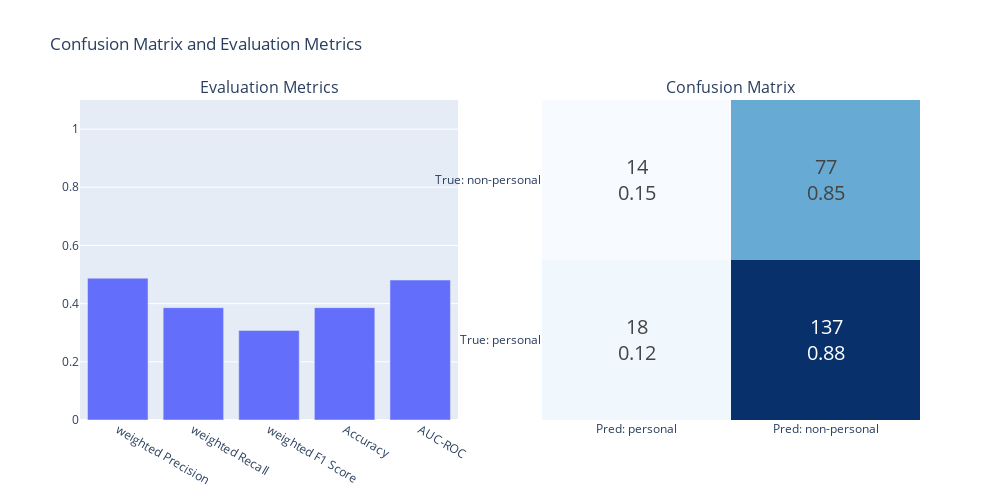

Notebook cell for this chart:
### Code cell
plot_cassed_results(true, predictions)

### Figure 1 — Plotly figure (JSON) as saved in the notebook; plotly's stock layout.template omitted (floating-point values rounded to 4 significant figures)
{"data": [{"showlegend": false, "type": "bar", "x": ["weighted Precision", "weighted Recall", "weighted F1 Score", "Accuracy", "AUC-ROC"], "xaxis": "x", "y": [0.4875, 0.3862, 0.3081, 0.3862, 0.4811], "yaxis": "y"}, {"colorscale": [[0, "rgb(247,251,255)"], [0.125, "rgb(222,235,247)"], [0.25, "rgb(198,219,239)"], [0.375, "rgb(158,202,225)"], [0.5, "rgb(107,174,214)"], [0.625, "rgb(66,146,198)"], [0.75, "rgb(33,113,181)"], [0.875, "rgb(8,81,156)"], [1, "rgb(8,48,107)"]], "showscale": false, "text": [["18<br>0.12", "137<br>0.88"], ["14<br>0.15", "77<br>0.85"]], "textfont": {"size": 20}, "texttemplate": "%{text}", "type": "heatmap", "x": ["Pred: personal", "Pred: non-personal"], "xaxis": "x2", "y": ["True: personal", "True: non-personal"], "yaxis": "y2", "z": [[18, 137], [14, 77]]}], "layout": {"annotations": [{"font": {"size": 16}, "showarrow": false, "text": "Evaluation Metrics", "x": 0.225, "xanchor": "center", "xref": "paper", "y": 1, "yanchor": "bottom", "yref": "paper"}, {"font": {"size": 16}, "showarrow": false, "text": "Confusion Matrix", "x": 0.775, "xanchor": "center", "xref": "paper", "y": 1, "yanchor": "bottom", "yref": "paper"}], "height": 500, "showlegend": false, "title": {"text": "Confusion Matrix and Evaluation Metrics"}, "width": 1000, "xaxis": {"anchor": "y", "domain": [0, 0.45]}, "xaxis2": {"anchor": "y2", "domain": [0.55, 1]}, "yaxis": {"anchor": "x", "domain": [0, 1], "range": [0, 1.1]}, "yaxis2": {"anchor": "x2", "domain": [0, 1]}}}
